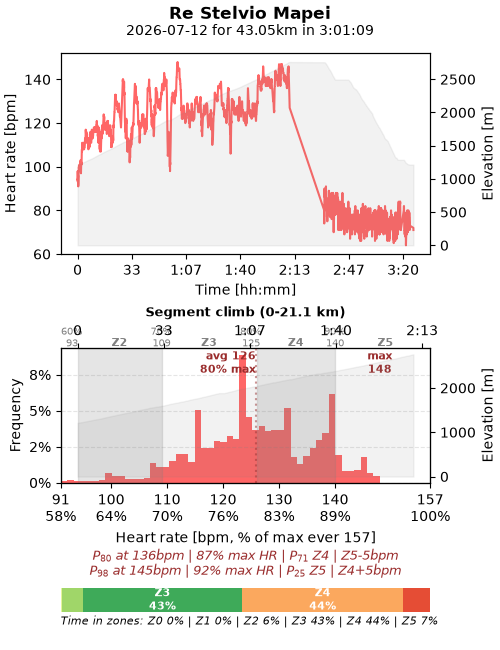

Generate this figure with Python:
from dataclasses import dataclass
from pathlib import Path
from typing import Sequence

import datetime_utils
import matplotlib as mpl
import matplotlib.pyplot as plt
from garmin_connect_client import ActivityDetailsResponse, ActivitySummaryResponse
from garmin_connect_client.garmin_connect_token_managers import (
    FakeTestGarminConnectTokenManager,
    FileGarminConnectTokenManager,
)
from matplotlib.axes import Axes
from matplotlib.figure import Figure
from strava_client import StravaClient, StreamsResponse
from strava_client.strava_token_managers import (
    AwsParameterStoreStravaTokenManager,
    FakeTestStravaTokenManager,
    FileStravaTokenManager,
)

from ...conf import settings
from ...search.search_matching_activity_api import (
    search_strava_activity_matching_garmin_activity_api,
)
from .. import base_api, base_plot
from ..base_plot import PERCENTILE_TO_DRAW_ENUM, _make_subtitle, _make_title


@dataclass
class CollectedData:
    summary_resp: ActivitySummaryResponse = None
    details_resp: ActivityDetailsResponse = None


class PlotClimbRideApiCmd(base_api.MixinGarminRequestsApi, base_plot.MixinHrPlot):
    def __init__(
        self,
        # id (int) of Garmin activity to analyze or ("LATEST", 0) or ("LATEST", -3).
        garmin_activity_id: int | tuple[str, int],
        percentile_to_draw: PERCENTILE_TO_DRAW_ENUM | str | None = None,
        # List of HR zones that are "disabled" by hatching (drawing 45deg grey lines).
        hr_zones_to_hatch: Sequence[str] | None = None,
        segment_start_meters: int | None = None,
        segment_end_meters: int | None = None,
        segment_title: str | None = None,
        segment_strava_name: str | None = None,
        title: str | None = None,
        figure_size: tuple[float, float] | None = None,
        garmin_connect_token_manager: (
            FileGarminConnectTokenManager | FakeTestGarminConnectTokenManager | None
        ) = None,
        strava_token_manager: (
            AwsParameterStoreStravaTokenManager
            | FileStravaTokenManager
            | FakeTestStravaTokenManager
            | None
        ) = None,
    ):
        """
        Args:
            garmin_activity_id: id (int) of Garmin activity to analyze or ("LATEST", 0)
             or ("LATEST", -3).
            percentile_to_draw: either P80 or P98 to draw as vertical line on the
             histogram. Note that both percentiles are always written as text under the
             histogram.
            hr_zones_to_hatch: list of HR zones that are "disabled" by hatching
             (drawing 45deg grey lines). Eg. ["Z3", "Z4", "Z5"].
            segment_start_meters: the start of the desired segment, in meters.
            segment_end_meters: the end of the desired segment, in meters.
            segment_title: title used for the segment chart.
            segment_strava_name: name of the Strava segment. It cannot be used
             together with segment_start|end_meters.
            title: plot title.
            figure_size: customize the figure size, eg. (3.0, 5.5).
            garmin_connect_token_manager: use FakeTestGarminConnectTokenManager when
             replaying VCR episodes.
            strava_token_manager: use FakeTestStravaTokenManager when
             replaying VCR episodes.
        """
        super().__init__(garmin_connect_token_manager)

        self.garmin_connect_token_manager = garmin_connect_token_manager
        self.strava_token_manager = strava_token_manager
        self.garmin_activity_id = garmin_activity_id
        self.percentile_to_draw = percentile_to_draw
        self.title = title
        self.segment_start_meters = segment_start_meters
        self.segment_end_meters = segment_end_meters
        self.segment_title = segment_title
        self.segment_strava_name = segment_strava_name
        self.figure_size = figure_size

        ## Validate some args: hr_zones_to_hatch, percentile_to_draw.
        self.hr_zones_to_hatch = hr_zones_to_hatch or tuple()
        if self.hr_zones_to_hatch:
            for zone in hr_zones_to_hatch:
                if zone.upper() not in ("Z0", "Z1", "Z2", "Z3", "Z4", "Z5"):
                    raise ValueError(
                        f"hr_zones_to_hatch invalid: {zone}\nValid values: Z0 | Z1 | Z2 | Z3 | Z4 | Z5"
                    )
            self.hr_zones_to_hatch = tuple(x.upper() for x in hr_zones_to_hatch)
        self.percentile_to_draw = percentile_to_draw
        if (
            percentile_to_draw
            and percentile_to_draw.upper() not in PERCENTILE_TO_DRAW_ENUM
        ):
            raise ValueError(
                f"percentile_to_draw arg invalid: {percentile_to_draw}\nValid values: {' | '.join(PERCENTILE_TO_DRAW_ENUM)}"
            )

        # It's the store for responses collected for all activities.
        self._s: list[CollectedData] = []

        # Matplotlib axes mosaic. This figure is made of 3 charts in 2 rows and 1 col.
        #  These _axes_mosaic represent these 2 rows and 1 col.
        #  Each item in the _axes_mosaic dict is an Axes instance: the x-axis and y-axis
        #  of an actual chart.
        self._axes_mosaic: dict[str, Axes]

    def _plot_hr_and_elevation(self):
        a0: Axes = self._axes_mosaic["hr"]

        ## Collect data.
        # X data.
        xdata_time = self._s[0].details_resp.get_elapsed_time_stream()

        # Y data.
        ydata_hr = self._s[0].details_resp.get_heartrate_stream(
            do_remove_none_values=False
        )
        ydata_elevation = self._s[0].details_resp.get_altitude_stream()

        ## Plot data.
        # Plot HR.
        a0.plot(
            xdata_time,
            ydata_hr,
            # label="HR",
            color="red",
            alpha=0.6,
            linewidth=1.5,
        )
        a0.set_ylabel("Heart rate [bpm]")

        # Plot Elevation.
        # Create a new axes that shares the x-axis.
        a1 = a0.twinx()
        a1.plot(
            xdata_time,
            ydata_elevation,
            color="gray",
            alpha=0.2,
            linewidth=0,
            linestyle="-",
            # marker=".",
            # label="Elevation",
        )
        a1.fill_between(
            x=xdata_time,
            y1=ydata_elevation,
            color="gray",
            alpha=0.1,
        )
        a1.set_ylabel("Elevation [m]")

        ## Format axes.
        # Ticks and labels.
        a0.xaxis.set_major_formatter(
            mpl.ticker.FuncFormatter(
                # Set ticks label as hh:mm.
                lambda x, pos: datetime_utils.seconds_to_hh_mm(
                    x, do_hide_hours_and_mins_if_zero=True
                )
            )
        )

        ## Format.
        # Axes labels.
        a0.set_xlabel("Time [hh:mm]")

    def _plot_hr_histogram(self):
        hr_stream = self._s[0].details_resp.get_heartrate_stream(
            do_remove_none_values=True,
            segment_start_meters=self.segment_start_meters,
            segment_end_meters=self.segment_end_meters,
        )
        time_stream = self._s[0].details_resp.get_elapsed_time_stream(
            segment_start_meters=self.segment_start_meters,
            segment_end_meters=self.segment_end_meters,
        )
        elevation_stream = self._s[0].details_resp.get_altitude_stream(
            segment_start_meters=self.segment_start_meters,
            segment_end_meters=self.segment_end_meters,
        )

        segment_title = None
        distance = self._s[0].summary_resp.data["summaryDTO"]["distance"]
        if self.segment_title:
            segment_title = f"Segment {self.segment_title} ({round(self.segment_start_meters/1000, 1) if self.segment_start_meters else '0'}-{round(self.segment_end_meters/1000, 1) if self.segment_end_meters else round(distance/1000, 1)} km)"
        elif self.segment_strava_name:
            segment_title = self.segment_strava_name
        elif self.segment_start_meters or self.segment_end_meters:
            segment_title = f"Segment {round(self.segment_start_meters/1000, 1) if self.segment_start_meters else '0'}-{round(self.segment_end_meters/1000, 1) if self.segment_end_meters else round(distance/1000, 1)} km"
        self._plot_hr_histogram_mixin(
            self._axes_mosaic["hr-hist"],
            hr_stream,
            hr_max_ever=settings.HR_MAX_EVER_RIDE,
            elevation_stream=elevation_stream,
            time_stream=time_stream,
            segment_title=segment_title,
            percentile_to_draw=self.percentile_to_draw,
            hr_zones_to_hatch=self.hr_zones_to_hatch,
        )

    def _plot_hr_zones(self):
        hr_stream = self._s[0].details_resp.get_heartrate_stream(
            do_remove_none_values=True,
            segment_start_meters=self.segment_start_meters,
            segment_end_meters=self.segment_end_meters,
        )
        self._plot_hr_zones_mixin(
            self._axes_mosaic["hr-zones"],
            hr_stream,
            settings.HR_MIN,
            settings.HR_MAX_EVER_RIDE,
        )

    def _get_strava_segment_info(self):
        strava_token_manager = (
            self.strava_token_manager
            or AwsParameterStoreStravaTokenManager(
                settings.TOKEN_JSON_PARAMETER_STORE_KEY_PATH,
                settings.CLIENT_ID_PARAMETER_STORE_KEY_PATH,
                settings.CLIENT_SECRET_PARAMETER_STORE_KEY_PATH,
            )
        )
        strava = StravaClient(strava_token_manager.get_access_token())

        strava_summary = search_strava_activity_matching_garmin_activity_api(
            self.garmin_activity_id,
            strava_token_manager=self.strava_token_manager,
            garmin_connect_token_manager=self.garmin_connect_token_manager,
        )
        strava_activity_id = strava_summary["id"]
        strava_details = strava.get_activity_details(strava_activity_id)
        stream_types = ["time", "distance"]
        strava_streams: StreamsResponse = strava.get_streams(
            strava_activity_id, stream_types=stream_types
        )

        # Ensure that the Garmin and Strava matching activities have the same dataset
        #  size.
        garmin_dataset_size = self._s[0].details_resp.original_dataset_size
        strava_dataset_size = strava_streams.get_original_dataset_size()
        if garmin_dataset_size != strava_dataset_size:
            # TODO better exc
            raise Exception(
                "The matching Strava activity has a dataset with different size (and I am searching for the Strava segment name provided)"
            )

        # Get the segment effort in Strava.
        # TODO cambia codice di strava client per prendere un segment effort by name only
        segment_efforts = strava_details.get_segment_efforts(
            [(14418673, "Selvino Fontanella")]
        )
        # TODO replace assertion with exception
        assert len(segment_efforts) == 1
        segment_start_index = segment_efforts[0]["start_index"]
        segment_end_index = segment_efforts[0]["end_index"]
        print(f"Strava segment indices: {segment_start_index}-{segment_end_index}")
        segment_start_distance = strava_streams.get_distance_stream()[
            segment_start_index
        ]
        segment_end_distance = strava_streams.get_distance_stream()[segment_end_index]
        print(
            f"Strava segment distances: {segment_start_distance}-{segment_end_distance}"
        )
        self.segment_start_meters = segment_start_distance
        self.segment_end_meters = segment_end_distance

    def plot(self, save_to_png_file_path: Path | str | None = None):
        ## Find the actual Garmin activity, if the garmin id arg was LATEST or LATEST-3.
        original_garmin_activity_id_arg = self.garmin_activity_id
        if (
            # original_garmin_activity_id_arg is a tuple like ("LATEST", 0) or ("LATEST", -3).
            isinstance(original_garmin_activity_id_arg, tuple)
            and original_garmin_activity_id_arg[0] == "LATEST"
        ):
            # Get N-most recent running activity from Garmin API.
            self.garmin_activity_id = self._api_search_activities(
                activity_type="cycling",
                n_results=abs(original_garmin_activity_id_arg[1]) + 1,
            )[-1]
        self.print_activity_urls(
            original_activity_id_arg=original_garmin_activity_id_arg,
            garmin_activity_id=self.garmin_activity_id,
            activity_txt_to_print="ride",
        )

        ## Collect summary and details.
        self._s.append(
            CollectedData(
                summary_resp=self._api_get_activity_summary(self.garmin_activity_id),
                details_resp=self._api_get_activity_details(
                    self.garmin_activity_id,
                    max_metrics_data_count=100 * 1000,
                ),
            )
        )

        self.print_activity_date(self._s[0].summary_resp.summary["startTimeLocal"])

        # Figure.
        figure, self._axes_mosaic = self._make_subplot_mosaic()
        figure: Figure
        self._axes_mosaic: dict[str, Axes]

        # All plots.
        if self.segment_strava_name:
            self._get_strava_segment_info()
        self._plot_hr_and_elevation()
        self._plot_hr_histogram()
        self._plot_hr_zones()

        # Title and subtitle.
        title = _make_title(
            activity_original_title=self._s[0].summary_resp.data["activityName"],
            custom_title=self.title,
        )
        figure.suptitle(title + "\n  ", fontweight="bold")
        subtitle = _make_subtitle(
            activity_original_start_time_local=self._s[0].summary_resp.summary[
                "startTimeLocal"
            ],
            activity_original_duration=self._s[0].summary_resp.summary["duration"],
            activity_original_distance=self._s[0].summary_resp.summary["distance"],
        )
        figure.text(
            figure.get_figwidth() / 2,  # Inches.
            figure.get_figheight() - 0.35,  # Inches.
            subtitle,
            fontsize=10,
            horizontalalignment="center",
            transform=figure.dpi_scale_trans,  # Use inches as figure size.
        )

        # Docs on legend location:
        #  https://matplotlib.org/stable/users/explain/axes/legend_guide.html
        figure.legend(
            loc="outside lower left",
            ncol=1,
            frameon=False,
            fontsize=9,
            labelspacing=0.8,
        )

        if save_to_png_file_path:
            self.print_created_image_path(save_to_png_file_path)
            plt.savefig(save_to_png_file_path)
        else:
            plt.show()

    def _make_figure_size(self) -> tuple[float, float]:
        height = max(len(self._s), 3.5) * 2
        return 5, height

    def _make_subplot_mosaic(self) -> tuple[Figure, dict[str, Axes]]:
        # Docs for subplot_mosaic():
        #  https://matplotlib.org/stable/users/explain/axes/arranging_axes.html#variable-widths-or-heights-in-a-grid
        #  https://matplotlib.org/stable/api/_as_gen/matplotlib.pyplot.subplot_mosaic.html#matplotlib.pyplot.subplot_mosaic
        return plt.subplot_mosaic(
            # fmt: off
            [
                # 2 rows, 1 col.
                ["hr", ],
                ["hr-hist", ],
                ["hr-zones", ]
            ],
            # fmt: on
            gridspec_kw=dict(
                # The relative sizes of the subplots.
                width_ratios=[1],
                height_ratios=[1.5, 1, 1 / 5],
            ),
            figsize=self.figure_size or self._make_figure_size(),
            layout="constrained",
        )
